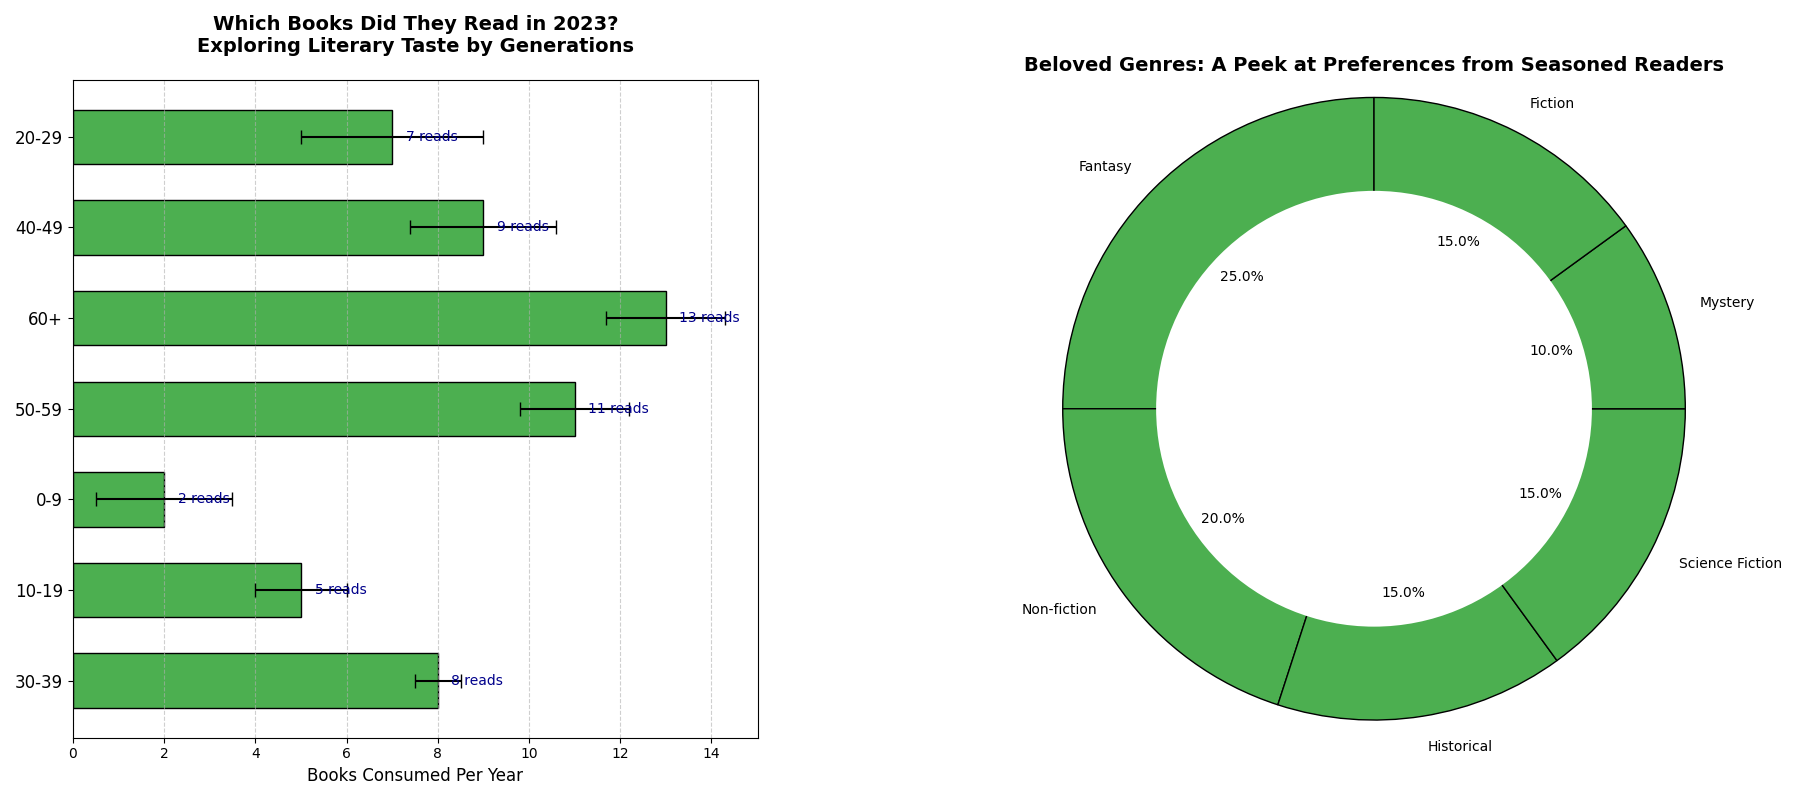

This figure's Python source:
import matplotlib.pyplot as plt

genres = ['Fantasy', 'Non-fiction', 'Historical', 'Science Fiction', 'Mystery', 'Fiction']
genre_distribution = [25, 20, 15, 15, 10, 15]

age_groups = ['30-39', '10-19', '0-9', '50-59', '60+', '40-49', '20-29']
books_read = [8, 5, 2, 11, 13, 9, 7]
variability = [0.5, 1, 1.5, 1.2, 1.3, 1.6, 2]

single_color = '#4CAF50'

fig, (ax1, ax2) = plt.subplots(nrows=1, ncols=2, figsize=(18, 8))

bars = ax1.barh(age_groups, books_read, color=single_color, edgecolor='black', 
                height=0.6, xerr=variability, capsize=5)
ax1.set_title('Which Books Did They Read in 2023?\nExploring Literary Taste by Generations', 
              fontsize=14, fontweight='bold', pad=20)
ax1.set_xlabel('Books Consumed Per Year', fontsize=12)

for bar in bars:
    width = bar.get_width()
    ax1.text(width + 0.3, bar.get_y() + bar.get_height() / 2, f'{width} reads', 
             va='center', ha='left', fontsize=10, color='darkblue')

ax1.tick_params(axis='y', labelsize=12)
ax1.xaxis.grid(True, linestyle='--', alpha=0.6)

wedges, texts, autotexts = ax2.pie(genre_distribution, labels=genres, autopct='%1.1f%%', startangle=90, 
                                   colors=[single_color] * len(genres), wedgeprops={'edgecolor': 'black'})
centre_circle = plt.Circle((0,0),0.70,fc='white')
fig.gca().add_artist(centre_circle)

ax2.set_title('Beloved Genres: A Peek at Preferences from Seasoned Readers', fontsize=14, fontweight='bold')
ax2.axis('equal') 

plt.tight_layout()
plt.subplots_adjust(wspace=0.4)
plt.show()
